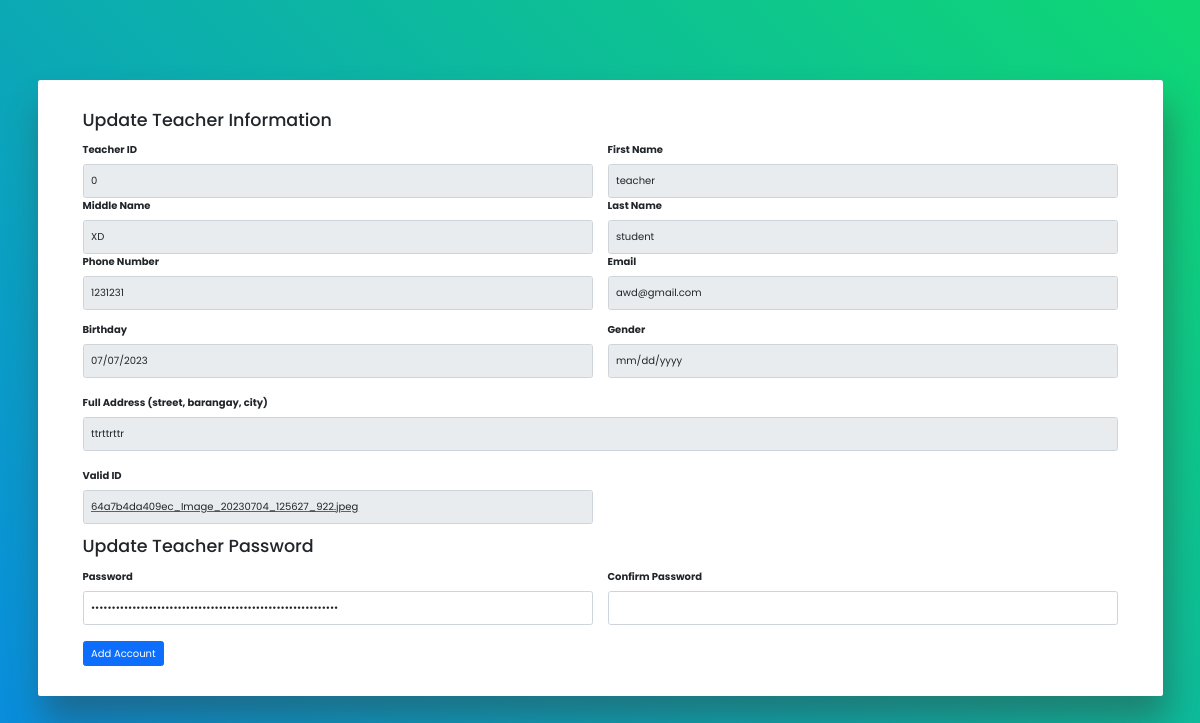
Page /admin_edit_teacher_acc.php?user_id=1 on the committed database.
### tables this page shows
CREATE TABLE `tbl_teachers` (
  `teacher_id` bigint(11) NOT NULL,
  `user_id` int(11) NOT NULL,
  `credentials_id` int(11) NOT NULL,
  `address_id` int(11) NOT NULL,
  `level_id` int(11) NOT NULL,
  `status_id` int(11) NOT NULL,
  `account_id` int(11) NOT NULL,
  `valid_id` int(11) NOT NULL
);

CREATE TABLE `tbl_userinfo` (
  `user_id` int(11) NOT NULL,
  `firstname` varchar(244) NOT NULL,
  `middlename` varchar(244) NOT NULL,
  `lastname` varchar(244) NOT NULL,
  `birthday` date NOT NULL,
  `gender` varchar(244) NOT NULL
);

CREATE TABLE `tbl_usercredentials` (
  `usercredentials_id` int(11) NOT NULL,
  `email` varchar(244) NOT NULL,
  `contact` bigint(11) NOT NULL
);

CREATE TABLE `tbl_address` (
  `address_id` int(11) NOT NULL,
  `address` varchar(244) NOT NULL
);

CREATE TABLE `tbl_teacher_valid` (
  `valid_id` int(11) NOT NULL,
  `id` text NOT NULL
);

CREATE TABLE `tbl_accounts` (
  `account_id` int(11) NOT NULL,
  `email` varchar(244) NOT NULL,
  `password` varchar(244) NOT NULL
);

### admin_edit_teacher_acc.php (the view, shortened to what this page needs)
<link href="//maxcdn.bootstrapcdn.com/bootstrap/3.3.0/css/bootstrap.min.css" rel="stylesheet" id="bootstrap-css">
<link rel="stylesheet" href="https://cdnjs.cloudflare.com/ajax/libs/font-awesome/5.15.3/css/all.min.css">
<link rel="stylesheet" href="admin_add_Teacher_acc.css">
<link rel="stylesheet" href="https://cdn.jsdelivr.net/npm/bootstrap@5.0.0-beta1/dist/css/bootstrap.min.css">
<link rel="stylesheet" href="https://cdn.jsdelivr.net/npm/bootstrap@5.0.0-beta1/dist/js/bootstrap.bundle.min.js">
<link rel="stylesheet" href="https://cdnjs.cloudflare.com/ajax/libs/jquery/3.2.1/jquery.min.js">
<div class="container">
<?php
include 'dbcon.php';
if (isset($_GET['user_id'])) {
    $user_id = $_GET['user_id'];
    $sql = "SELECT tbl_teachers.teacher_id, tbl_userinfo.firstname, tbl_userinfo.middlename, tbl_userinfo.lastname, tbl_userinfo.birthday, tbl_userinfo.gender,
    tbl_usercredentials.email, tbl_usercredentials.contact, tbl_accounts.password, tbl_teacher_valid.id, tbl_address.address
    FROM tbl_teachers
    JOIN tbl_userinfo ON tbl_userinfo.user_id = tbl_teachers.user_id
    JOIN tbl_usercredentials ON tbl_usercredentials.usercredentials_id = tbl_teachers.credentials_id
    JOIN tbl_accounts ON tbl_accounts.account_id = tbl_teachers.account_id
    JOIN tbl_teacher_valid ON tbl_teacher_valid.valid_id = tbl_teachers.valid_id
    JOIN tbl_address ON tbl_address.address_id = tbl_teachers.address_id
    WHERE tbl_userinfo.user_id = $user_id LIMIT 1";
    $result = mysqli_query($conn, $sql);
    if ($result && mysqli_num_rows($result) > 0) {
        $row = mysqli_fetch_assoc($result);
    } else {
        echo "No records found in tbl_admin";
        exit();
    }
    } else {
        echo "No user id provided";
        exit();
    }
?>
    <div class="wrapper rounded bg-white">
        <form action="" method="POST" enctype="multipart/form-data">
    <div class="h3" id="teacher-info">Update Teacher Information</div>
<div class="form">
    <div class="row">
    <div class="col-md-6 mt-md-0 mt-3">
            <label for="teacher-id">Teacher ID</label>
            <input type="text" id="teacher-id" class="form-control" name="teacher_id" value="<?php echo $row['teacher_id'] ?>" readonly required>
        </div>
        <div class="col-md-6 mt-md-0 mt-3">
            <label for="first-name">First Name</label>
            <input type="text" id="first-name" class="form-control" name="firstname" value="<?php echo $row['firstname'] ?>" readonly  required>
        </div>
        <div class="col-md-6 mt-md-0 mt-3">
            <label for="middle-name">Middle Name</label>
            <input type="text" id="middle-name" class="form-control" name="middlename" value="<?php echo $row['middlename'] ?>" readonly  required>
        </div>
        <div class="col-md-6 mt-md-0 mt-3">
            <label for="last-name">Last Name</label>
            <input type="text" id="last-name" class="form-control" name="lastname" value="<?php echo $row['lastname'] ?>" readonly  required>
        </div>
        <div class="col-md-6 mt-md-0 mt-3">
            <label for="phone-number">Phone Number</label>
            <input type="tel" id="phone-number" class="form-control" name="contact" value="<?php echo $row['contact'] ?>" readonly  required>
        </div>
        <div class="col-md-6 mt-md-0 mt-3">
            <label for="email">Email</label>
            <input type="email" id="email" class="form-control" name="email" value="<?php echo $row['email'] ?>" readonly  required>
        </div>
    </div>
    <div class="row">
        <div class="col-md-6 mt-md-0 mt-3">
            <label for="birthday">Birthday</label>
            <input type="date" id="birthday" class="form-control" name="birthday" value="<?php echo $row['birthday'] ?>" readonly  required>
        </div>
        <div class="col-md-6 mt-md-0 mt-3">
            <label for="birthday">Gender</label>
            <input type="date" id="gender" class="form-control" name="gender" value="<?php echo $row['gender'] ?>" readonly  required>
        </div>
    </div>
    <div class="row">
        <div class="my-md-2 my-3">
            <label for="full-address">Full Address (street, barangay, city)</label>
            <input type="address" id="full-address" class="form-control" name="address" value="<?php echo $row['address'] ?>" readonly  required>
        </div>
    </div>
    <div class="row">
    <div class="col-md-6 mt-md-0 mt-3">
        <label for="valid-id">Valid ID</label>
        <a href="teachers/valid/<?php echo $row['id'] ?>" target="_blank">
            <input type="text" id="valid-id" class="form-control" name="valid" value="<?php echo $row['id'] ?>" readonly required>
        </a>
    </div>
    </div>
    <div class="row">
    <label><h3>Update Teacher Password</h3></label>
    <div class="col-md-6 mt-md-0 mt-3">
        <label>Password</label>
        <input type="password" class="form-control" name="password" value="<?php echo $row['password']?>" required>
    </div>
    <div class="col-md-6 mt-md-0 mt-3">
        <label>Confirm Password</label>
        <input type="password" class="form-control" name="cfpassword" required>
    </div>
  </div>
    <input type="submit" class="btn btn-primary mt-3" value="Add Account" name="btnAdd">
</div>
</form>
</div>
</div>

### admin_add_Teacher_acc.css (style rules this page uses)
* { margin: 0; padding: 0; box-sizing: border-box; font-family: 'Poppins', sans-serif; }
.wrapper { max-width: 100%; margin: 80px auto; padding: 30px 45px; box-shadow: 5px 25px 35px #3535356b; }
.wrapper label { display: block; padding-bottom: 0.2rem; }
.wrapper .form .row { padding: 0.6rem 0; }
.wrapper .form .row .form-control { box-shadow: none; }

### rows in the picture
tbl_teachers: teacher_id "0", firstname "teacher", middlename "XD", lastname "student", contact "1231231", email "awd@gmail.com", birthday "07/07/2023", address "ttrttrttr", valid "64a7b4da409ec_Image_20230704_125627_922.jpeg"
